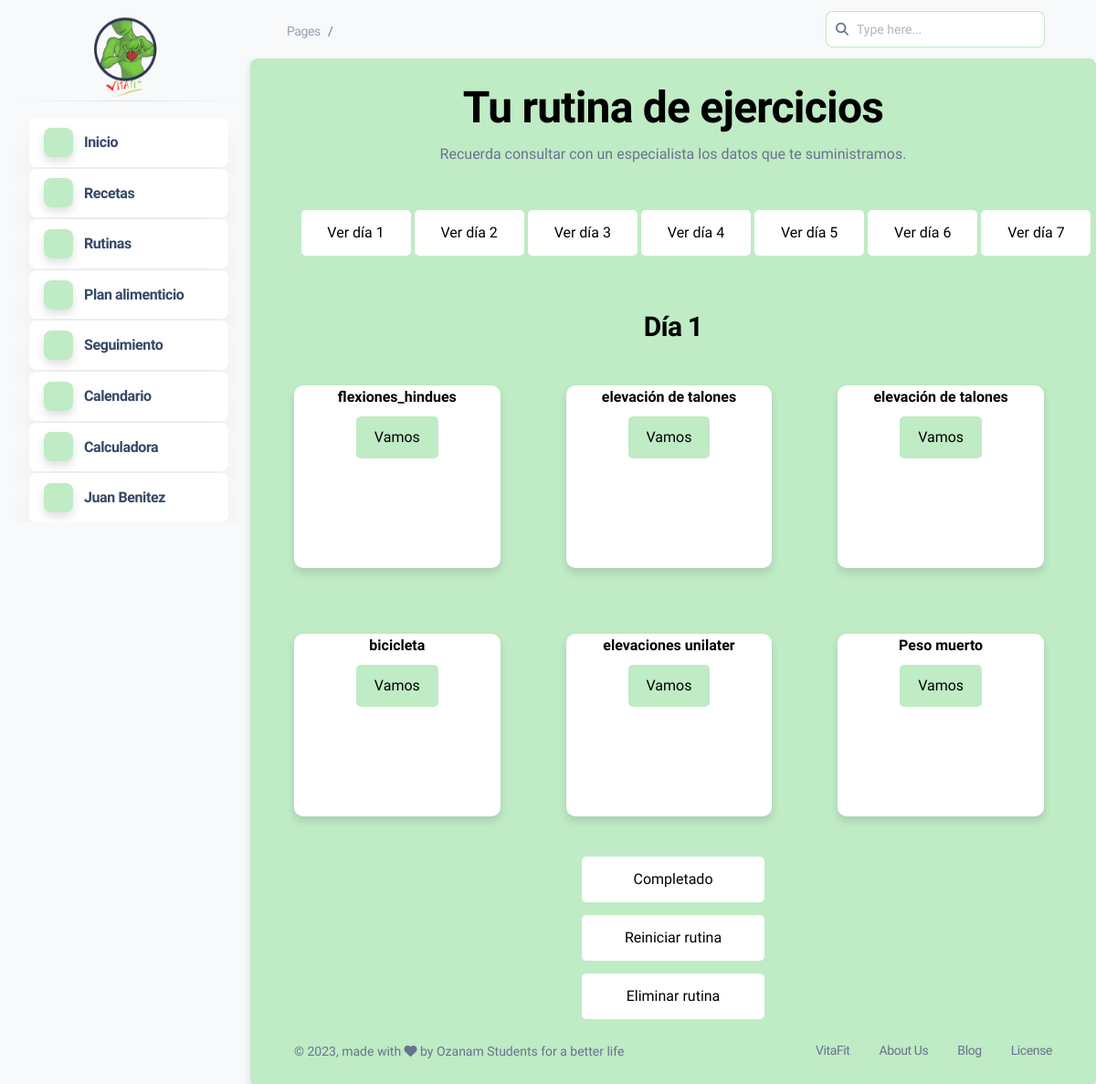
/dashboard.php?mod=rutina_pro (signed in), run on the app's committed database.
### tables this page shows
CREATE TABLE `ejercicio` (
  `id_ejercicio` int(3) NOT NULL,
  `nombre` varchar(50) NOT NULL,
  `descripcion` varchar(1000) NOT NULL,
  `video` varchar(10) NOT NULL
);

### modulos/rutinas/rutina_pro.php (the view, shortened to what this page needs)
<center>
<h1>Tu rutina de ejercicios</h1>
<p>Recuerda consultar con un especialista los datos que te suministramos.</p>
<div class="row">
  <form action="dashboard.php?mod=rutina_pro" method="POST" class="col-md-1 form_dias">
    <button type="submit" class="btn_dias" name="btn_dias">Ver día 1</button>
  </form>
  <form action="dashboard.php?mod=rutina_pro" method="POST" class="col-md-1 form_dias">
    <button type="submit" class="btn_dias" name="btn_dias">Ver día 2</button>
  </form>
  <form action="dashboard.php?mod=rutina_pro" method="POST" class="col-md-1 form_dias">
    <button type="submit" class="btn_dias" name="btn_dias">Ver día 3</button>
  </form>
  <form action="dashboard.php?mod=rutina_pro" method="POST" class="col-md-1 form_dias">
    <button type="submit" class="btn_dias" name="btn_dias">Ver día 4</button>
  </form>
  <form action="dashboard.php?mod=rutina_pro" method="POST" class="col-md-1 form_dias">
    <button type="submit" class="btn_dias" name="btn_dias">Ver día 5</button>
  </form>
  <form action="dashboard.php?mod=rutina_pro" method="POST" class="col-md-1 form_dias">
    <button type="submit" class="btn_dias" name="btn_dias">Ver día 6</button>
  </form>
  <form action="dashboard.php?mod=rutina_pro" method="POST" class="col-md-1 form_dias">
    <button type="submit" class="btn_dias" name="btn_dias">Ver día 7</button>
  </form>
</div>
<br>
<?php
      if(isset($_POST["btn_dias"])){
        $dia=$_POST['dia'];
        $documento=$_SESSION['documento'];
        $consulta = mysqli_query($conexion,"SELECT * FROM rutina WHERE numero_identificacion LIKE '%$documento%';") or die ($conexion."Error en la consulta");
        if($fila=mysqli_fetch_array($consulta)){
          $numero_rutina=$fila['id_rutina'];
          $consulta_lista = mysqli_query($conexion,"SELECT * FROM lista_rutina WHERE id_rutina = '$numero_rutina' AND dia_cumplimiento = '$dia';") or die ($conexion."Error en la consulta");
          $cantidad = mysqli_num_rows($consulta_lista);
          if($cantidad > 0){
            ?>
            <h3><?php echo "Día ",$dia;?></h3>
            <div class="row">
            <?php
            while($fila=mysqli_fetch_array($consulta_lista)){
                $ejercicio=$fila['id_ejercicio'];
                $cumplida=$fila['completada'];
                $consulta=mysqli_query($conexion,"SELECT * FROM ejercicio WHERE id_ejercicio = '$ejercicio';") or die ($conexion."Error en la consulta");
                while($fila=mysqli_fetch_array($consulta)){
                    ?>
                    <br>
                    <br><br>
                    <div class="receta col-md-3 col-lg-3 col-sm-3 col-xs-3 shadow-md">
                    <div class="nombre_receta">
                      <h6><?php echo $fila['nombre'];?></h6>
                    </div>
                    <?php
                      if($cumplida==2){
                        ?>
                      <div>
                      <p>Realizada</p>
                      </div>
                        <?php
                      }else{
                        ?>
                        <form method="post"action="dashboard.php?mod=info_ejercicio">
                        <input type="text" class="form-control" name="id_ejercicio" value="<?php echo $fila['id_ejercicio'];?>" hidden>
                        <button type="submit" class="btn_consulta" name="btn_ejercicio">Vamos</button>
                        </form>
                        <?php
                      }
                      ?>
                  </div>
                  <?php
                }
              }
              ?>
              </div>
              <form action="dashboard.php?mod=rutina_pro" method="POST">
                <input type="text" name="dia" value="<?php echo $dia; ?>" hidden>
                <input type="text" name="id_rutina" value="<?php echo $numero_rutina; ?>" hidden>
                <button type="submit" name="btn_completado" class="btn_cambios">Completado</button>
              </form>
              <form action="dashboard.php?mod=rutina_pro" method="POST">
                <input type="text" name="id_rutina" value="<?php echo $numero_rutina; ?>" hidden>
                <button type="submit" name="btn_reiniciar" class="btn_cambios">Reiniciar rutina</button>
              </form>
              <form action="dashboard.php?mod=rutina_pro" method="POST">
                <input type="text" name="id_rutina" value="<?php echo $numero_rutina; ?>" hidden>
                <button type="submit" name="btn_eliminar" class="btn_eliminar">Eliminar rutina</button>
              </form>
              <?php
            }
          }
        }else{
          $documento=$_SESSION['documento'];
        $consulta = mysqli_query($conexion,"SELECT * FROM rutina WHERE numero_identificacion LIKE '%$documento%';") or die ($conexion."Error en la consulta");
        if($fila=mysqli_fetch_array($consulta)){
          $numero_rutina=$fila['id_rutina'];
          $consulta_lista = mysqli_query($conexion,"SELECT * FROM lista_rutina WHERE id_rutina = '$numero_rutina' AND dia_cumplimiento = '1';") or die ($conexion."Error en la consulta");
          $cantidad = mysqli_num_rows($consulta_lista);
          if($cantidad > 0){
            ?>
            <h3><?php echo "Día 1";?></h3>
            <div class="row">
            <?php
            while($fila=mysqli_fetch_array($consulta_lista)){
                $ejercicio=$fila['id_ejercicio'];
                $cumplida=$fila['completada'];
                $consulta=mysqli_query($conexion,"SELECT * FROM ejercicio WHERE id_ejercicio = '$ejercicio';") or die ($conexion."Error en la consulta");
                while($fila=mysqli_fetch_array($consulta)){
                  ?>
                  <br>
                  <br><br>
                  <div class="receta col-md-3 col-lg-3 col-sm-3 col-xs-3 shadow-md">
                  <div class="nombre_receta">
                    <h6><?php echo $fila['nombre'];?></h6>
                  </div>
                  <?php
                    if($cumplida==2){
                      ?>
                    <div>
                    <p>Realizada</p>
                    </div>
                      <?php
                    }else{
                      ?>
                      <form method="post"action="dashboard.php?mod=info_ejercicio">
                      <button type="submit" class="btn_consulta" name="btn_ejercicio">Vamos</button>
                      </form>
                      <?php
                    }
                    ?>
                  </div>
                  <?php
                }
              }
              ?>
              </div>
              <form action="dashboard.php?mod=rutina_pro" method="POST">
                <button type="submit" name="btn_completado" class="btn_cambios">Completado</button>
              </form>
              <form action="dashboard.php?mod=rutina_pro" method="POST">
                <button type="submit" name="btn_reiniciar" class="btn_cambios">Reiniciar rutina</button>
              </form>
              <form action="dashboard.php?mod=rutina_pro" method="POST">
                <button type="submit" name="btn_eliminar" class="btn_eliminar">Eliminar rutina</button>
              </form>
              <?php
            }
          }
        }
?>
</center>

### modulos/rutinas/rutina_pro.php (style rules this page uses)
.receta { background-color:#fff; height: 200px; margin: 4%; border-radius: 10px; }
.btn_consulta { background-color:#BFEBC5; padding:10px 20px; color: black; border: none; border-radius: 5px; font-size: 16px; cursor: pointer; transition: transform 0.3s ease; }
.btn_dias { background-color:#fff; width: 120px; height: 50px; color: black; border: none; border-radius: 5px; font-size: 16px; cursor: pointer; margin:7px; transition: transform 0.3s ease; }
.btn_cambios { background-color:#fff; width: 200px; height: 50px; color: black; border: none; border-radius: 5px; font-size: 16px; cursor: pointer; margin:7px; transition: transform 0.3s ease; }
.btn_eliminar { background-color:white; width: 200px; height: 50px; color: black; border: none; border-radius: 5px; font-size: 16px; cursor: pointer; margin:7px; transition: transform 0.3s ease; }
.form_dias { margin: 24.5px; }

### data on the page
ejercicio: nombre "flexiones_hindues"
ejercicio: nombre "elevación de talones"
ejercicio: nombre "bicicleta"
ejercicio: nombre "elevaciones unilater"
ejercicio: nombre "Peso muerto"

### other printed values
$_SESSION['primer_nombre'] "Juan"
$_SESSION['primer_apellido'] "Benitez"
